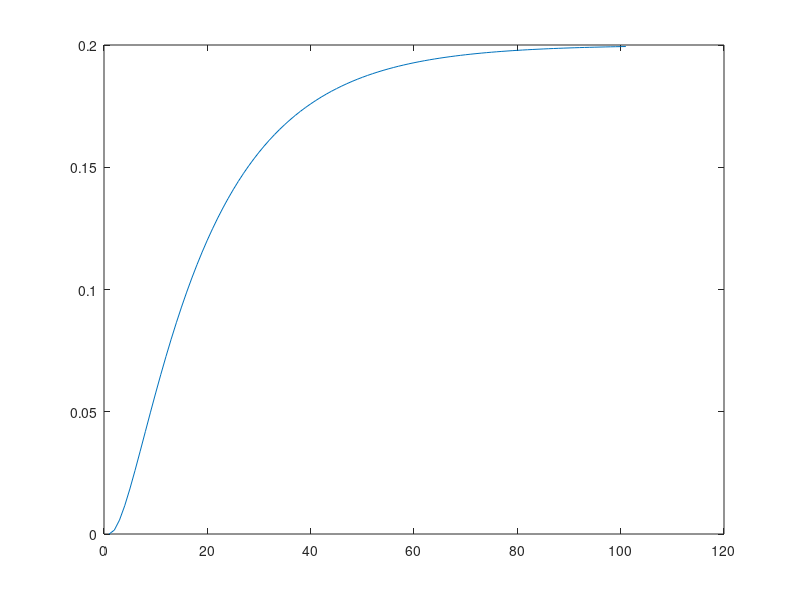

This figure's MATLAB source:
clc
clear all
close all

n1=1;
d1=[1 1];
sys1=tf(n1,d1);

n2=1;
d2=[1 3];
sys2=tf(n2,d2);

n3=[1 3];
d3=[1 5];
sys3=tf(n3,d3);

series1=series(sys1,sys2);

series_equivalent=series(series1,sys3)

step_response=step(series_equivalent);

plot(step_response);



